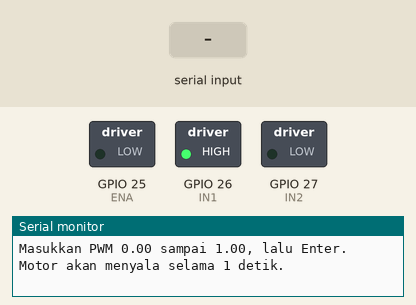
Bench run of a sketch on a simulated ESP32. Shown: switched loads named in the sketch (green lamp = pin HIGH), the last lines printed to the serial monitor. The inputs (shaded band) are chosen by the test bench.

Above: at 1.2 s.
1.3 s: "1\n" received over Serial
At 2.1 s:
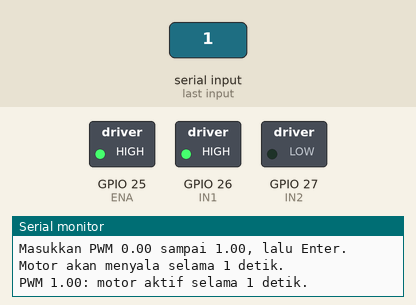
3.8 s: "0\n" received over Serial
5.3 s: "2\n" received over Serial
Timing chart, 0 to 8.3 s (numbered marks = the images above; inputs shaded):
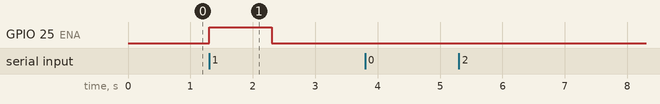

The sketch:

testmotor.ino
```cpp
#include <Arduino.h>
#include <stdlib.h>

constexpr int ENA = 25;
constexpr int IN1 = 26;
constexpr int IN2 = 27;

constexpr unsigned long DURASI_MOTOR = 1000; // 1 detik

bool motorAktif = false;
unsigned long waktuMulai = 0;

String barisSerial = "";

void setup() {
  Serial.begin(115200);

  pinMode(ENA, OUTPUT);
  digitalWrite(ENA, LOW);

  pinMode(IN1, OUTPUT);
  pinMode(IN2, OUTPUT);

  // Arah putaran tetap.
  digitalWrite(IN1, HIGH);
  digitalWrite(IN2, LOW);

  analogWrite(ENA, 0);

  Serial.println("Masukkan PWM 0.00 sampai 1.00, lalu Enter.");
  Serial.println("Motor akan menyala selama 1 detik.");
}

void loop() {
  // Matikan motor setelah 1 detik.
  if (motorAktif && millis() - waktuMulai >= DURASI_MOTOR) {
    analogWrite(ENA, 0);
    motorAktif = false;

    Serial.println("Selesai 1 detik. Motor dimatikan.");
  }

  // Baca serial per karakter, tanpa menunggu satu baris.
  if (Serial.available() > 0) {
    char karakter = Serial.read();

    if (karakter == '\r') {
      return;
    }

    if (karakter != '\n') {
      barisSerial += karakter;
      return;
    }

    String input = barisSerial;
    barisSerial = "";
    input.trim();

    if (input.length() == 0) {
      return;
    }

    char *akhir;
    float pwm = strtof(input.c_str(), &akhir);

    if (akhir == input.c_str() ||
        *akhir != '\0' ||
        !(pwm >= 0.0f && pwm <= 1.0f)) {
      Serial.println("Input salah. Gunakan angka 0.00 sampai 1.00.");
      return;
    }

    int duty = (int)(pwm * 255.0f + 0.5f);
    analogWrite(ENA, duty);

    if (duty > 0) {
      waktuMulai = millis();
      motorAktif = true;

      Serial.printf("PWM %.2f: motor aktif selama 1 detik.\n", pwm);
    } else {
      motorAktif = false;
      Serial.println("Motor dimatikan.");
    }
  }
}
```

Measured:
- after the input at 1.3 s, GPIO 25 (ENA): LOW → HIGH at once, → LOW 1.0 s later
